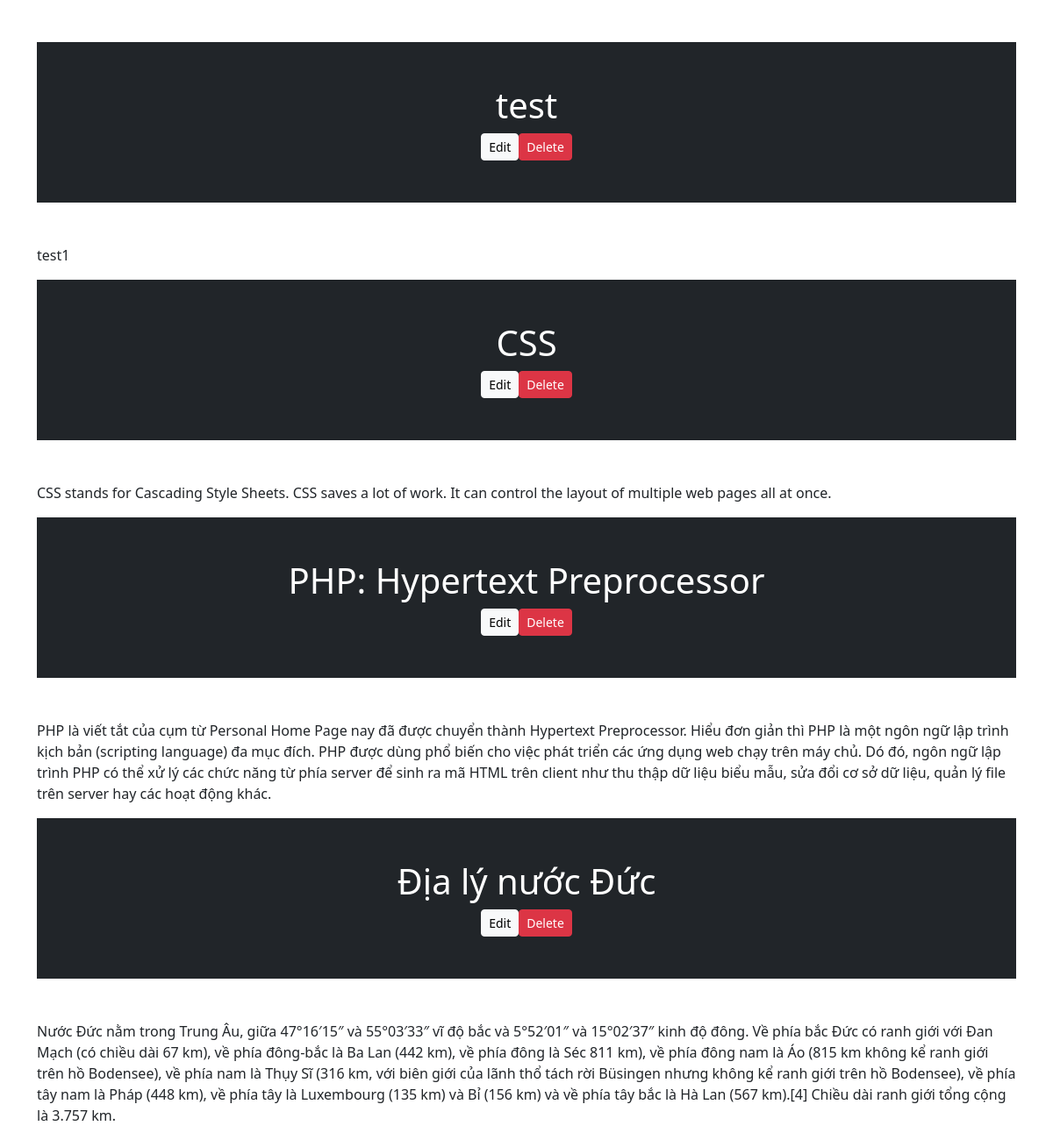
The page /view.php (signed in) on the database its author committed.
### tables this page shows
CREATE TABLE `data` (
  `id` int(11) NOT NULL,
  `title` varchar(255) NOT NULL,
  `content` longtext NOT NULL
);

### logic.php (called while the page is built, shortened)
<?php
  $conn = mysqli_connect("localhost", "root", "", "blog-php");
  $sql = "SELECT * FROM data";
  $query = mysqli_query($conn, $sql);
?>

### view.php (the view, shortened to what this page needs)
<?php
  include "logic.php";
?>
<!DOCTYPE html>
<html lang="en">
<head>
</head>
<body>
     <div class="container mt-5">
     <?php foreach($query as $q) {?>
        <div class="bg-dark p-5 rounded-lg text-white text-center">
            <h1><?php echo $q['title']; ?></h1>
            <div class="d-flex mt-2 justify-content-center align-items-center">
                <a href="edit.php?id=<?php echo $q['id'];?>" class="btn btn-light btn-sm">Edit</a>
                <form method="POST">
                    <button class="btn btn-danger btn-sm ml-2" name="delete">Delete</button>
                </form>
            </div>
        </div>
        <p class="mt-5 border-left border-dark pl-3"><?php echo $q['content']; ?></p>
     <?php }?>
     </div>
    <link href="https://cdn.jsdelivr.net/npm/bootstrap@5.3.0/dist/css/bootstrap.min.css" rel="stylesheet">
</body>
</html>

### rows shown on the page
data: title "test", content "test1"
data: title "CSS", content "CSS stands for Cascading Style Sheets. CSS saves a lot of work. It can control the layout of multiple web pages all at once."
data: title "PHP: Hypertext Preprocessor", content "PHP là viết tắt của cụm từ Personal Home Page nay đã được chuyển thành Hypertext Preprocessor. Hiểu đơn giản thì PHP là một ngôn ngữ lập trình kịch bản (scripting language) đa mục đích. PHP được dùng phổ biến cho việc phát triển các ứng dụng web chạy trên máy chủ. Dó đó, ngôn ngữ lập trình PHP có thể xử lý các chức năng từ phía server để sinh ra mã HTML trên client như thu thập dữ liệu biểu mẫu, sửa đổi cơ sở dữ liệu, quản lý file trên server hay các hoạt động khác."
data: title "Địa lý nước Đức", content "Nước Đức nằm trong Trung Âu, giữa 47°16′15″ và 55°03′33″ vĩ độ bắc và 5°52′01″ và 15°02′37″ kinh độ đông. Về phía bắc Đức có ranh giới với Đan Mạch (có chiều dài 67 km), về phía đông-bắc là Ba Lan (442 km), về phía đông là Séc 811 km), về phía đông nam là Áo (815 km không kể ranh giới trên hồ Bodensee), về phía nam là Thụy Sĩ (316 km, với biên giới của lãnh thổ tách rời Büsingen nhưng không kể ranh giới trên hồ Bodensee), về phía tây nam là Pháp (448 km), về phía tây là Luxembourg (135 km) và Bỉ (156 km) và về phía tây bắc là Hà Lan (567 km).[4] Chiều dài ranh giới tổng cộng là 3.757 km."
